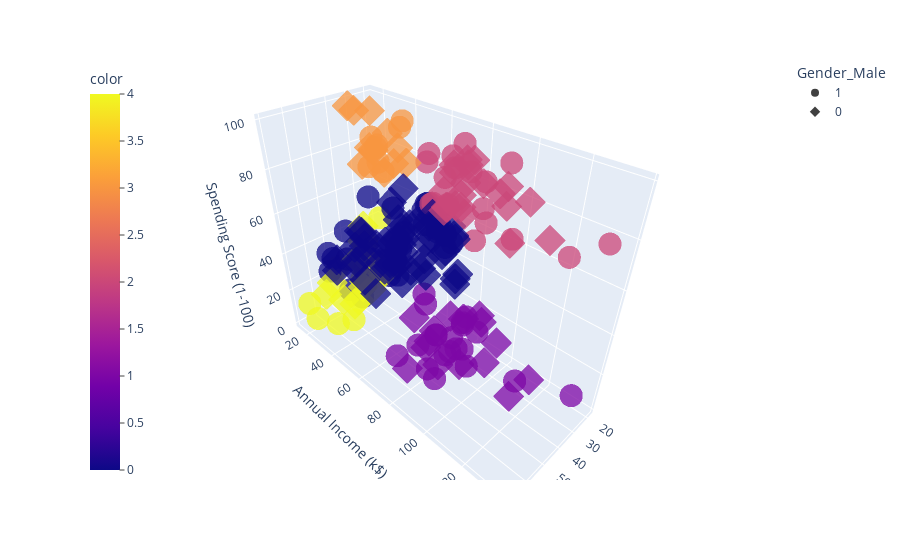

Notebook cell for this chart:
### Code cell
import plotly.express as px
fig = px.scatter_3d(df, x='Age', y='Annual Income (k$)', z='Spending Score (1-100)', color=model.fit_predict(df), symbol='Gender_Male', opacity=0.75)
fig.update_layout(coloraxis_colorbar=dict(yanchor="top", y=1, x=0, ticks="outside"))
# fig.show()

### Figure 1 — Plotly figure (JSON) as saved in the notebook; plotly's stock layout.template omitted (floating-point values rounded to 4 significant figures)
{"data": [{"hovertemplate": "Gender_Male=1<br>Age=%{x}<br>Annual Income (k$)=%{y}<br>Spending Score (1-100)=%{z}<br>color=%{marker.color}<extra></extra>", "legendgroup": "1", "marker": {"color": [4, 3, 4, 4, 4, 3, 3, 4, 4, 3, 3, 3, 0, 4, 4, 3, 3, 4, 0, 0, 0, 0, 0, 0, 0, 0, 0, 0, 0, 0, 0, 0, 0, 0, 0, 0, 0, 0, 0, 0, 0, 0, 0, 0, 0, 0, 0, 0, 0, 0, 2, 1, 2, 1, 2, 1, 2, 1, 2, 1, 2, 1, 2, 1, 2, 1, 2, 1, 1, 1, 1, 1, 2, 1, 2, 1, 2, 1, 2, 1, 2, 1, 2, 2, 1, 2, 1, 2], "coloraxis": "coloraxis", "opacity": 0.75, "symbol": "circle"}, "mode": "markers", "name": "1", "scene": "scene", "showlegend": true, "type": "scatter3d", "x": [19, 21, 64, 67, 37, 22, 20, 52, 35, 25, 31, 29, 35, 60, 53, 18, 24, 48, 33, 59, 47, 69, 53, 70, 19, 63, 18, 19, 70, 59, 26, 40, 57, 38, 67, 48, 18, 48, 24, 48, 20, 67, 26, 49, 54, 68, 66, 65, 19, 27, 39, 43, 40, 59, 38, 47, 39, 20, 32, 19, 32, 25, 28, 48, 34, 43, 39, 37, 34, 19, 50, 42, 32, 40, 28, 36, 36, 58, 27, 59, 35, 46, 30, 28, 33, 32, 32, 30], "y": [15, 15, 19, 19, 20, 20, 21, 23, 24, 24, 25, 28, 28, 30, 33, 33, 38, 39, 42, 43, 43, 44, 46, 46, 46, 48, 48, 48, 49, 54, 54, 54, 54, 54, 54, 54, 59, 60, 60, 61, 61, 62, 62, 62, 63, 63, 63, 63, 64, 67, 69, 71, 71, 71, 71, 71, 71, 73, 73, 74, 75, 77, 77, 77, 78, 78, 78, 78, 78, 81, 85, 86, 87, 87, 87, 87, 87, 88, 88, 93, 93, 98, 99, 101, 113, 126, 137, 137], "z": [39, 81, 3, 14, 13, 79, 66, 29, 35, 73, 73, 82, 61, 4, 4, 92, 92, 36, 60, 60, 41, 46, 46, 56, 55, 51, 59, 59, 55, 47, 54, 48, 51, 55, 41, 46, 41, 49, 52, 42, 49, 59, 55, 56, 46, 43, 48, 52, 46, 56, 91, 35, 95, 11, 75, 9, 75, 5, 73, 10, 93, 12, 97, 36, 90, 17, 88, 1, 1, 5, 26, 20, 63, 13, 75, 10, 92, 15, 69, 14, 90, 15, 97, 68, 8, 74, 18, 83]}, {"hovertemplate": "Gender_Male=0<br>Age=%{x}<br>Annual Income (k$)=%{y}<br>Spending Score (1-100)=%{z}<br>color=%{marker.color}<extra></extra>", "legendgroup": "0", "marker": {"color": [4, 3, 4, 3, 4, 3, 3, 3, 4, 3, 4, 3, 4, 4, 4, 4, 3, 3, 4, 3, 4, 3, 4, 3, 4, 0, 4, 0, 0, 0, 0, 0, 0, 0, 0, 0, 0, 0, 0, 0, 0, 0, 0, 0, 0, 0, 0, 0, 0, 0, 0, 0, 0, 0, 0, 0, 0, 0, 0, 0, 0, 0, 0, 0, 0, 0, 0, 0, 0, 0, 0, 0, 0, 0, 2, 0, 2, 2, 1, 2, 1, 0, 2, 2, 1, 1, 2, 1, 2, 2, 2, 1, 2, 2, 2, 2, 1, 1, 2, 1, 2, 2, 1, 1, 1, 2, 1, 2, 2, 1, 2, 1], "coloraxis": "coloraxis", "opacity": 0.75, "symbol": "diamond"}, "mode": "markers", "name": "0", "scene": "scene", "showlegend": true, "type": "scatter3d", "x": [20, 23, 31, 22, 35, 23, 30, 35, 58, 24, 35, 35, 46, 54, 45, 40, 23, 21, 49, 21, 42, 30, 36, 20, 65, 31, 49, 24, 50, 27, 29, 31, 49, 31, 50, 51, 27, 67, 54, 43, 68, 32, 47, 60, 60, 45, 23, 49, 46, 21, 55, 22, 34, 50, 68, 40, 32, 47, 27, 23, 49, 21, 66, 19, 38, 18, 19, 63, 49, 51, 50, 38, 40, 23, 31, 25, 31, 29, 44, 35, 57, 28, 32, 32, 34, 44, 38, 47, 27, 30, 30, 56, 29, 31, 36, 33, 36, 52, 30, 37, 32, 29, 41, 54, 41, 36, 34, 32, 38, 47, 35, 45], "y": [16, 16, 17, 17, 18, 18, 19, 19, 20, 20, 21, 23, 25, 28, 28, 29, 29, 30, 33, 33, 34, 34, 37, 37, 38, 39, 39, 39, 40, 40, 40, 40, 42, 43, 43, 44, 46, 47, 47, 48, 48, 48, 49, 50, 50, 54, 54, 54, 54, 54, 57, 57, 58, 58, 59, 60, 60, 60, 60, 62, 62, 62, 63, 63, 64, 65, 65, 65, 65, 67, 67, 67, 69, 70, 70, 72, 72, 73, 73, 74, 75, 76, 76, 77, 78, 78, 78, 78, 78, 78, 78, 79, 79, 81, 85, 86, 87, 88, 88, 97, 97, 98, 99, 101, 103, 103, 103, 103, 113, 120, 120, 126], "z": [6, 77, 40, 76, 6, 94, 72, 99, 15, 77, 35, 98, 5, 14, 32, 31, 87, 73, 14, 81, 17, 73, 26, 75, 35, 61, 28, 65, 55, 47, 42, 42, 52, 54, 45, 50, 51, 52, 59, 50, 48, 47, 42, 49, 56, 53, 52, 42, 44, 57, 58, 55, 60, 46, 55, 40, 42, 47, 50, 41, 48, 42, 50, 54, 42, 48, 50, 43, 59, 43, 57, 40, 58, 29, 77, 34, 71, 88, 7, 72, 5, 40, 87, 74, 22, 20, 76, 16, 89, 78, 73, 35, 83, 93, 75, 95, 27, 13, 86, 32, 86, 88, 39, 24, 17, 85, 23, 69, 91, 16, 79, 28]}], "layout": {"coloraxis": {"colorbar": {"ticks": "outside", "title": {"text": "color"}, "x": 0, "y": 1, "yanchor": "top"}, "colorscale": [[0, "#0d0887"], [0.1111, "#46039f"], [0.2222, "#7201a8"], [0.3333, "#9c179e"], [0.4444, "#bd3786"], [0.5556, "#d8576b"], [0.6667, "#ed7953"], [0.7778, "#fb9f3a"], [0.8889, "#fdca26"], [1, "#f0f921"]]}, "legend": {"title": {"text": "Gender_Male"}, "tracegroupgap": 0}, "margin": {"t": 60}, "scene": {"domain": {"x": [0, 1], "y": [0, 1]}, "xaxis": {"title": {"text": "Age"}}, "yaxis": {"title": {"text": "Annual Income (k$)"}}, "zaxis": {"title": {"text": "Spending Score (1-100)"}}}}}
